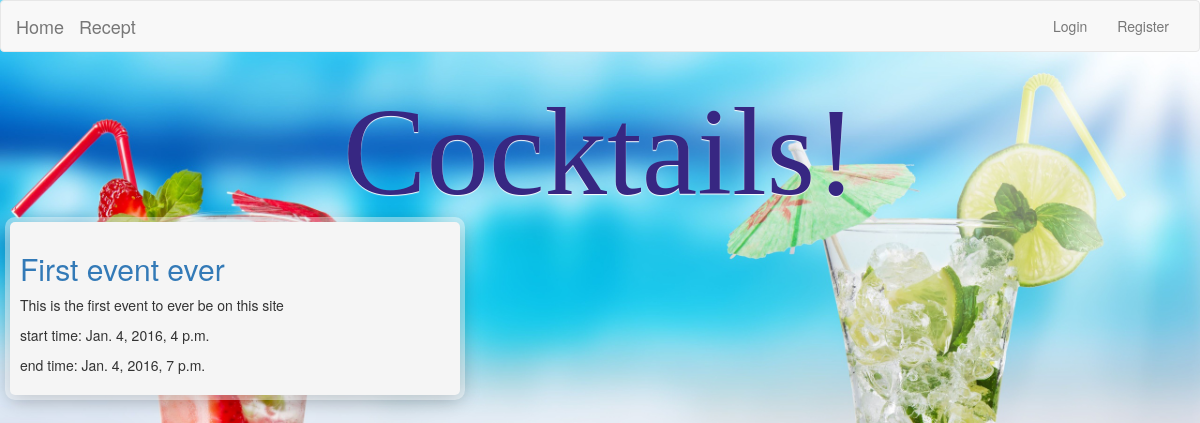
The app's page /, older data.
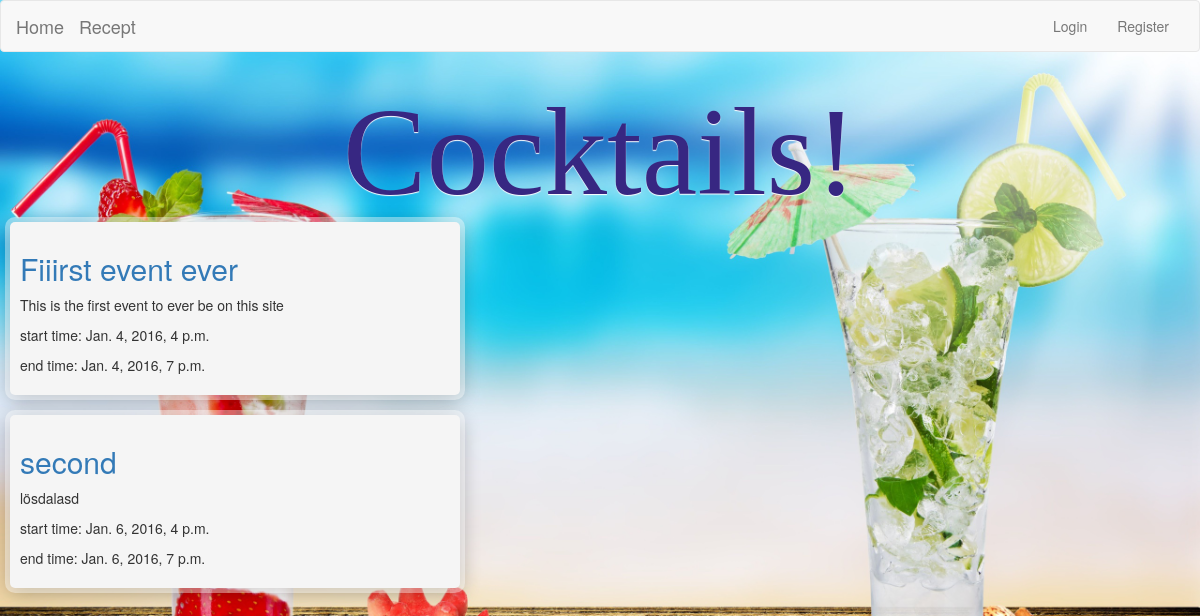
The same page, newer data.
### mysite/models.py (models this page shows)
class Event(models.Model):
    title = models.CharField(max_length=255)
    longText = models.CharField(max_length=255)
    shortText = models.CharField(max_length=255)
    startTime = models.DateTimeField()
    endTime = models.DateTimeField()
    imgUrl = models.URLField(unique=False)
    maxParticipants = models.IntegerField()

### mysite/views.py (the view)
# urls.py: url(r'^$', homepage),
def homepage(request):
    all_events = Event.objects.all()
    return render_to_response('homepage.html', {'events': all_events, 'user': request.user}, context_instance=RequestContext(request))

### mysite/templatetags/tags.py (called while the page is built)
@register.simple_tag
def active(request, pattern):
    if request.path.startswith(pattern):
        return 'active'
    return ''

### mysite/templates/homepage.html (shortened to what this page needs)
<!DOCTYPE html>
<html>
<head lang="en">
    {% include "head.html" with pagetitle="Home"%}
</head>
<body class = "background">
    {% include "navbar.html" %}
    <h1 class = "homePageHeader">Cocktails!</h1>
    {% for event in events %}
        <div class="eventBox">
            <a href="/event/{{ event.id }}/"><h2>{{ event.title }}</h2></a>
            <p>{{ event.shortText }}</p>
            <p>start time: {{ event.startTime }}</p>
            <p>end time: {{ event.endTime }}</p>
        </div>
    {% endfor %}
</body>
</html>

### mysite/templates/head.html (shortened to what this page needs)
{% load staticfiles %}
<link href="{% static 'Bootstrap/css/bootstrap.min.css' %}" rel="stylesheet">
<link href="{% static 'styles.css' %}" rel="stylesheet">

### mysite/templates/navbar.html (shortened to what this page needs)
{% load tags %}
<nav class="navbar navbar-default">
    <div class="container-fluid">
        <div class="navbar-header">
        <a class="navbar-brand" href="/">Home</a>
        <a class="navbar-brand" href="/recept">Recept</a>
        </div>
        <div class="collapse navbar-collapse" id="bs-example-navbar-collapse-1">
            <ul class="nav navbar-nav navbar-right">
                {% if request.user.is_authenticated %}
                    {% include "logout.html" %}
                {% else %}
                    {% include "login.html" %}
                {% endif %}
             </ul>
        </div>
    </div>
</nav>

### mysite/templates/login.html (shortened to what this page needs)
{% load tags %}
<li class="dropdown" id="menuLogin">
	<a class="dropdown-toggle" href="#" data-toggle="dropdown" id="navLogin">Login</a>
</li>
<li class="{% active request "/createaccount/" %}"><a href="/createaccount/">Register</a></li>

### mysite/static/styles.css (style rules this page uses)
.background { background-image:url("background1.jpg"); background-repeat:no-repeat; background-size:cover; }
.homePageHeader { color: #372782; font-family: "Great Vibes", cursive; font-size: 125px; line-height: 120px; font-weight: normal; margin-bottom: 0px; margin-top: 40px; text-align: center; text-shadow: 0 1px 1px #fff; }
.eventBox { box-shadow: 0px 0px 0px 5px rgba( 255,255,255,0.4 ), 0px 4px 20px rgba( 0,0,0,0.33 ); -moz-border-radius: 5px; -webkit-border-radius: 5px; border-radius: 5px; background-color: #f5f5f5; padding:10px; margin:10px; width:450px; height:auto; float:left; clear:both; }

Row changes from the older to the newer data that the page shows:
changed Event "This is the first event to ever be on this site": title "First event ever" → "Fiiirst event ever"
added Event: title "second", shortText "lösdalasd", startTime "Jan. 6, 2016, 4 p.m.", endTime "Jan. 6, 2016, 7 p.m."
